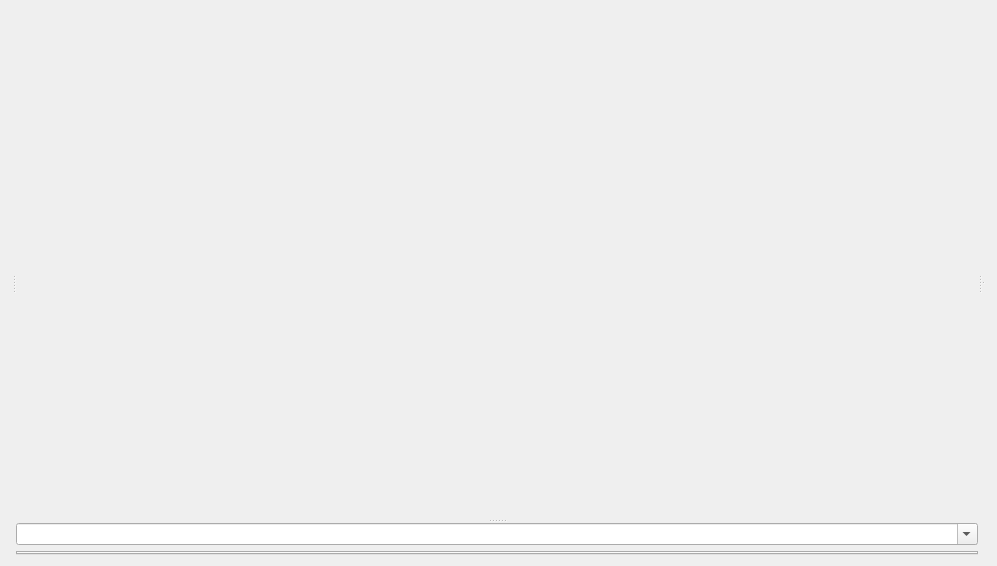
<?xml version="1.0" encoding="UTF-8"?>
<ui version="4.0">
 <class>GdbWidget</class>
 <widget class="QWidget" name="GdbWidget">
  <property name="geometry">
   <rect>
    <x>0</x>
    <y>0</y>
    <width>997</width>
    <height>566</height>
   </rect>
  </property>
  <property name="windowTitle">
   <string>Form</string>
  </property>
  <layout class="QGridLayout" name="gridLayout">
   <item row="0" column="0">
    <widget class="QSplitter" name="leftCenterRightSplitter">
     <property name="orientation">
      <enum>Qt::Horizontal</enum>
     </property>
     <widget class="QSplitter" name="sourceLibraryVariableManagerSplitter_2">
      <property name="sizePolicy">
       <sizepolicy hsizetype="Preferred" vsizetype="Expanding">
        <horstretch>20</horstretch>
        <verstretch>0</verstretch>
       </sizepolicy>
      </property>
      <property name="minimumSize">
       <size>
        <width>1</width>
        <height>0</height>
       </size>
      </property>
      <property name="orientation">
       <enum>Qt::Vertical</enum>
      </property>
      <widget class="SeerSourceLibraryManagerWidget" name="sourceLibraryManagerWidget_2" native="true">
       <property name="sizePolicy">
        <sizepolicy hsizetype="Preferred" vsizetype="Preferred">
         <horstretch>50</horstretch>
         <verstretch>50</verstretch>
        </sizepolicy>
       </property>
      </widget>
      <widget class="SeerVariableManagerWidget" name="variableManagerWidget_2" native="true">
       <property name="sizePolicy">
        <sizepolicy hsizetype="Preferred" vsizetype="Preferred">
         <horstretch>50</horstretch>
         <verstretch>50</verstretch>
        </sizepolicy>
       </property>
      </widget>
     </widget>
     <widget class="QSplitter" name="codeManagerLogTabsSplitter_2">
      <property name="sizePolicy">
       <sizepolicy hsizetype="Preferred" vsizetype="Expanding">
        <horstretch>60</horstretch>
        <verstretch>0</verstretch>
       </sizepolicy>
      </property>
      <property name="orientation">
       <enum>Qt::Vertical</enum>
      </property>
      <widget class="EditorManagerWidget" name="editorManagerWidget_2" native="true">
       <property name="sizePolicy">
        <sizepolicy hsizetype="Preferred" vsizetype="Preferred">
         <horstretch>20</horstretch>
         <verstretch>75</verstretch>
        </sizepolicy>
       </property>
      </widget>
      <widget class="QWidget" name="layoutWidget_3">
       <layout class="QVBoxLayout" name="verticalLayout_2" stretch="0,0">
        <item>
         <widget class="QComboBox" name="manualCommandComboBox_2">
          <property name="editable">
           <bool>true</bool>
          </property>
         </widget>
        </item>
        <item>
         <widget class="QDetachTabWidget" name="logsTabWidget_2">
          <property name="sizePolicy">
           <sizepolicy hsizetype="Expanding" vsizetype="Expanding">
            <horstretch>0</horstretch>
            <verstretch>25</verstretch>
           </sizepolicy>
          </property>
         </widget>
        </item>
       </layout>
      </widget>
     </widget>
     <widget class="QSplitter" name="stackThreadManagerSplitter_2">
      <property name="sizePolicy">
       <sizepolicy hsizetype="Preferred" vsizetype="Expanding">
        <horstretch>20</horstretch>
        <verstretch>0</verstretch>
       </sizepolicy>
      </property>
      <property name="orientation">
       <enum>Qt::Vertical</enum>
      </property>
      <widget class="SeerStackManagerWidget" name="stackManagerWidget_2" native="true">
       <property name="sizePolicy">
        <sizepolicy hsizetype="Preferred" vsizetype="Preferred">
         <horstretch>50</horstretch>
         <verstretch>50</verstretch>
        </sizepolicy>
       </property>
      </widget>
      <widget class="SeerThreadManagerWidget" name="threadManagerWidget_2" native="true">
       <property name="sizePolicy">
        <sizepolicy hsizetype="Preferred" vsizetype="Preferred">
         <horstretch>50</horstretch>
         <verstretch>50</verstretch>
        </sizepolicy>
       </property>
      </widget>
     </widget>
    </widget>
   </item>
  </layout>
 </widget>
 <customwidgets>
  <customwidget>
   <class>EditorManagerWidget</class>
   <extends>QWidget</extends>
   <header location="global">EditorManagerWidget.h</header>
   <container>1</container>
  </customwidget>
  <customwidget>
   <class>SeerSourceLibraryManagerWidget</class>
   <extends>QWidget</extends>
   <header location="global">SeerSourceLibraryManagerWidget.h</header>
   <container>1</container>
  </customwidget>
  <customwidget>
   <class>SeerStackManagerWidget</class>
   <extends>QWidget</extends>
   <header location="global">SeerStackManagerWidget.h</header>
   <container>1</container>
  </customwidget>
  <customwidget>
   <class>SeerThreadManagerWidget</class>
   <extends>QWidget</extends>
   <header location="global">SeerThreadManagerWidget.h</header>
   <container>1</container>
  </customwidget>
  <customwidget>
   <class>SeerVariableManagerWidget</class>
   <extends>QWidget</extends>
   <header location="global">SeerVariableManagerWidget.h</header>
   <container>1</container>
  </customwidget>
  <customwidget>
   <class>QDetachTabWidget</class>
   <extends>QTabWidget</extends>
   <header location="global">QDetachTabWidget.h</header>
   <container>1</container>
  </customwidget>
 </customwidgets>
 <resources/>
 <connections/>
</ui>
